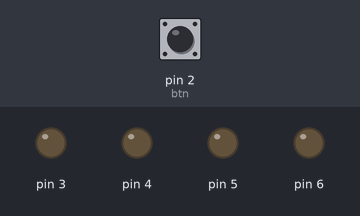
The sketch below on a simulated Arduino Uno, built with avr-gcc and run on an emulated ATmega328P. On the bench: output pins drawn as LEDs (lit = HIGH). The test bench sets the inputs (shaded band); at power-on: pin 2 (btn) HIGH.

Above: at 1.2 s.
1.3 s: pin 2 (btn) pulled LOW for 0.15 s
At 2.1 s:
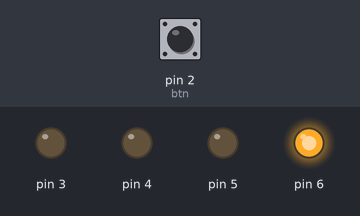
2.9 s: pin 2 (btn) pulled LOW for 1 s
At 3.4 s:
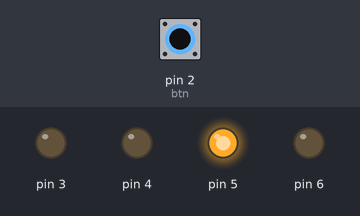
5.4 s: pin 2 (btn) pulled LOW for 0.15 s
At 6.6 s:
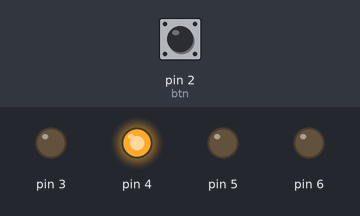
7.0 s: pin 2 (btn) pulled LOW for 3.2 s
At 7.6 s:
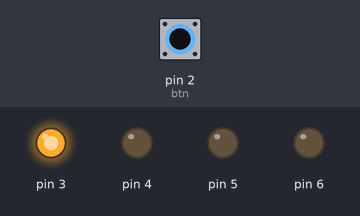
Timing chart, 0 to 10.0 s (numbered marks = the images above; inputs shaded):
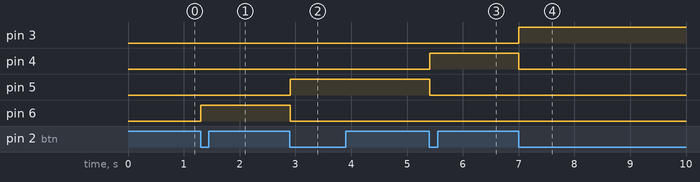

Measured:
- after the input at 1.3 s, pin 6: LOW → HIGH at once
- after the input at 2.9 s, pin 5: LOW → HIGH at once; pin 6: HIGH → LOW at once
- after the input at 5.4 s, pin 4: LOW → HIGH at once; pin 5: HIGH → LOW at once
- after the input at 7.0 s, pin 3: LOW → HIGH at once; pin 4: HIGH → LOW at once

The sketch:

btn05.ino
```cpp
#include <Button.h>
#include<Led.h>
//버튼을 누르면 차례로 순차 점등 (소등기능없음)

Led leds[4]= {Led(6), Led(5), Led(4), Led(3)};
Button btn(2);

int out_no = 0;

void move_led() {
  for(int n= 0; n < 4; n++){
    leds[n].setValue(n==out_no);
  }
  out_no = (++out_no)%4; // 다음 출력 패턴 번호를 설정
}

void setup() {
   btn.setCallback(move_led);
}


void loop() {
   btn.check();  //polling

}
```
